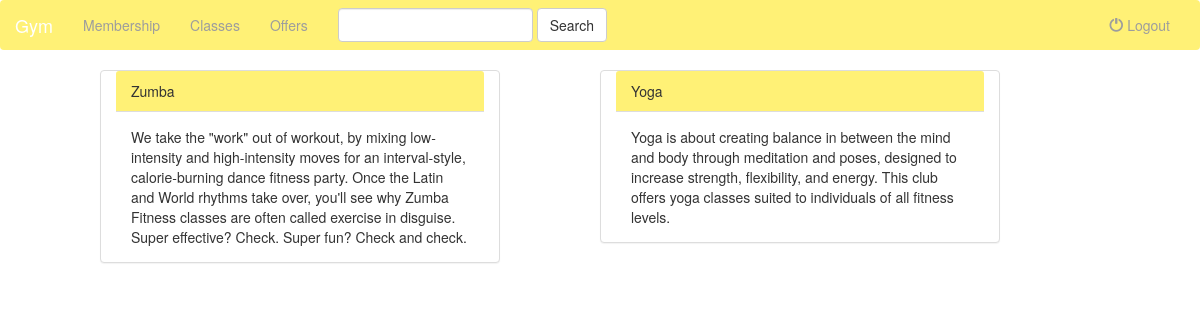
The app's page /memberships/classes/ with its own data.
### memberships/models.py (models this page shows, shortened)
class Classes(models.Model):
    name = models.CharField(max_length=100)
    description = models.TextField(max_length=500)

### memberships/views.py (the view)
class ClassesView(generic.ListView):
    model = Classes
    template_name = 'memberships/classes.html'

### memberships/templates/memberships/classes.html (shortened to what this page needs)
{% extends 'memberships/base.html' %}
{% block body %}
    {% for class in classes_list %}
        <div class="panel panel-default col-sm-4 col-sm-offset-1">
          <div class="panel-heading">{{ class.name }}</div>
          <div class="panel-body">{{ class.description }}</div>
        </div>
    {% endfor %}
{% endblock %}

### memberships/templates/memberships/base.html (shortened to what this page needs)
<!DOCTYPE html>
<html lang="en">
<head>
{% load staticfiles %}
<link rel="stylesheet" href="https://maxcdn.bootstrapcdn.com/bootstrap/3.3.7/css/bootstrap.min.css">
<link rel="stylesheet" type="text/css" href="{% static 'memberships/styles.css' %}" />
</head>
<body>
<nav class="navbar navbar-inverse">
    <div class="container-fluid">
        <div class="navbar-header">
            <a class="navbar-brand" href="{% url 'memberships:index' %}">Gym</a>
        </div>
        <div class="collapse navbar-collapse" id="topNavBar">
            <ul class="nav navbar-nav">
                <li class=""><a href="{% url 'memberships:details' %}"></span>Membership</a></li>
                <li class=""><a href="{% url 'memberships:classes' %}"></span>Classes</a></li>
                <li class=""><a href="{% url 'memberships:index' %}"></span>Offers</a></li>
            </ul>
            <form class="navbar-form navbar-left" role="search" method="get" action="#">
                <div class="form-group">
                    <input type="text" class="form-control" name="q" value="">
                </div>
                <button type="submit" class="btn btn-default">Search</button>
            </form>
            <ul class="nav navbar-nav navbar-right">
                                <li class="">
                                <li class=""><a href="#"><span class="glyphicon glyphicon-off" aria-hidden="true"></span>&nbspLogout</a></li>
            </ul>
        </div>
    </div>
</nav>
{% block body %}
{% endblock %}
</body>
</html>

### memberships/static/memberships/styles.css (style rules this page uses)
.navbar-inverse { background-color: #fff176; border: none; }
.panel-default .panel-heading { background-color: #fff176; width: 100%; }

### records on screen
Classes: name "Zumba", description "We take the \"work\" out of workout, by mixing low-intensity and high-intensity moves for an interval-style, calorie-burning dance fitness party. Once the Latin and World rhythms take over, you'll see why Zumba Fitness classes are often called exercise in disguise. Super effective? Check. Super fun? Check and check."
Classes: name "Yoga", description "Yoga is about creating balance in between the mind and body through meditation and poses, designed to increase strength, flexibility, and energy. This club offers yoga classes suited to individuals of all fitness levels."
